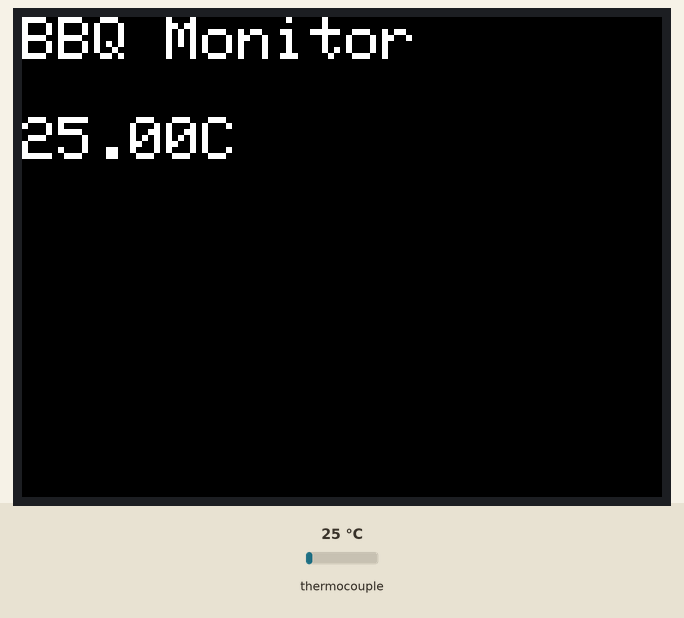
Simulated run of this program. Board: ESP32. Shown: 320×240 colour display. The test bench sets the inputs (shaded band); at power-on: thermocouple 25 °C. WiFi joins after 1.5 s; servers stay silent unless stated; no MQTT or app messages arrive unless stated; what the program prints to the serial monitor is not drawn.

Above: at 3.4 s.
3.5 s: thermocouple set to 6 °C
At 4.2 s:
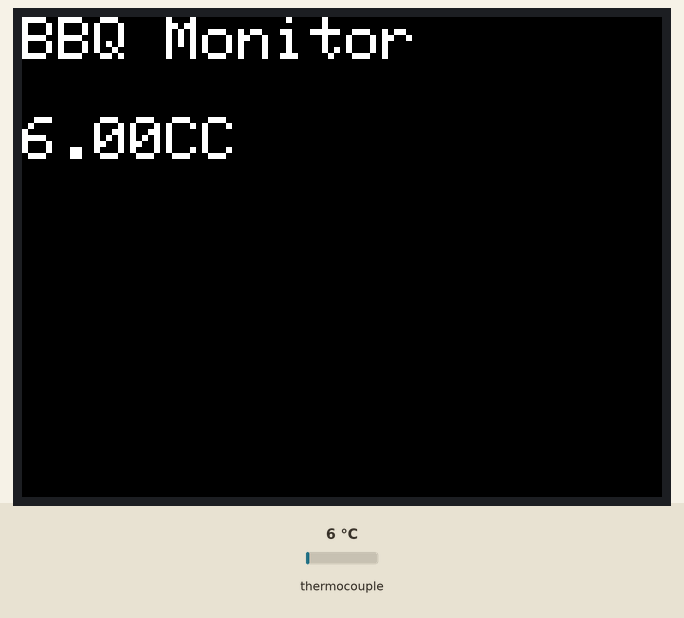
5.0 s: thermocouple set to 75 °C
At 5.7 s:
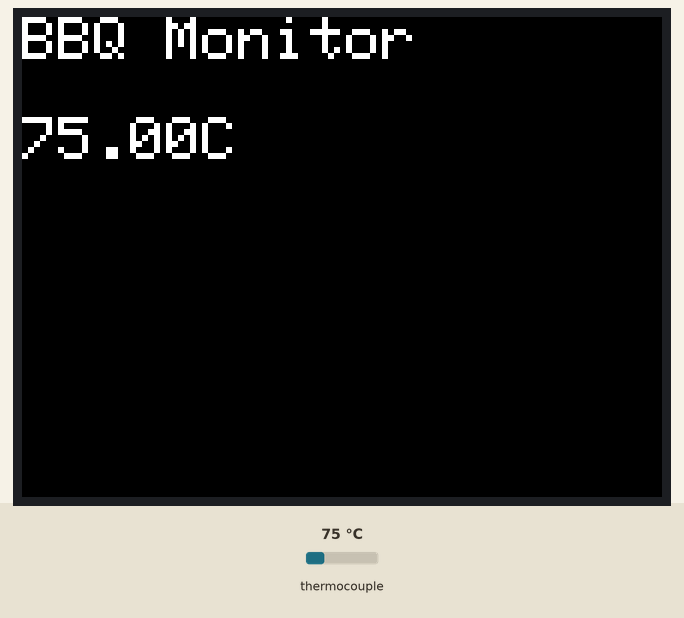
6.6 s: thermocouple set to 150 °C
At 7.2 s:
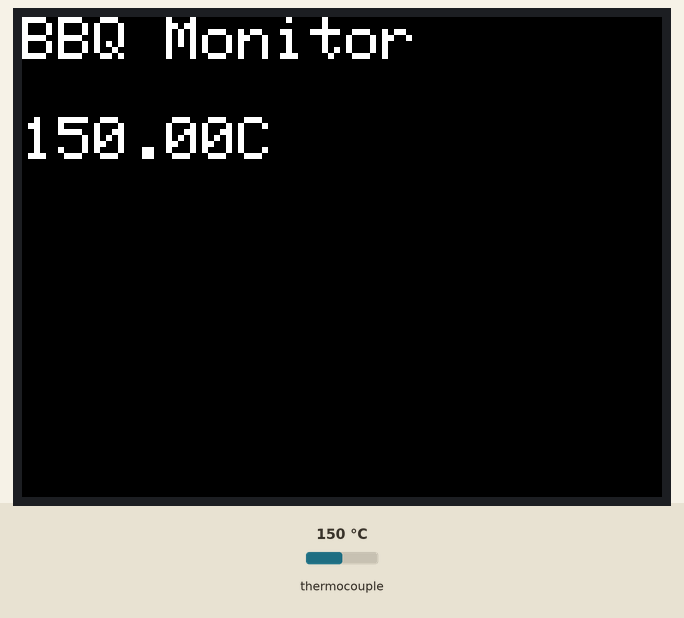
Timing chart, 0 to 9.6 s (numbered marks = the images above; inputs shaded):
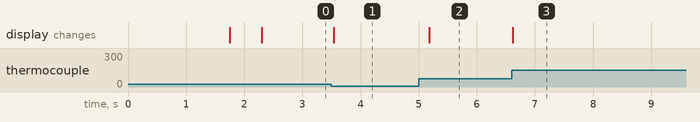

The program:

main.cpp
```cpp
#include <Arduino.h>
#include <M5Stack.h>
#include <max6675.h>
#include <Wire.h>
#include "WiFi.h"
#include <PubSubClient.h>


const char* ssid = "GP-ONEPLUS";
const char* password =  "bejczyLab";


// initializing MAX6675
const int thermoDO = 2;
const int thermoCS = 5;
const int thermoCLK = 17;

MAX6675 thermocouple(thermoCLK, thermoCS, thermoDO);

// Stores current temperature data
float temp = 0;


// MQTT stuff
const char* mqtt_server = "test.mosquitto.org";

WiFiClient espClient;
PubSubClient client(espClient);

// make a cute degree symbol
uint8_t degree[8]  = {140,146,146,140,128,128,128,128};


void setupWifi() {
  delay(10);
  // We start by connecting to a WiFi network
  Serial.println();
  Serial.print("Connecting to ");
  Serial.println(ssid);

  WiFi.begin(ssid, password);

  while (WiFi.status() != WL_CONNECTED) {
    delay(500);
    Serial.print(".");
  }

  Serial.println("");
  Serial.println("WiFi connected");
  Serial.print("IP address: ");
  Serial.println(WiFi.localIP());
}

void reconnect() {
  // Loop until we're reconnected
  while (!client.connected()) {
    Serial.print("Attempting MQTT connection...");
    // Attempt to connect
    if (client.connect("M5Stack-BBQMonitor")) {
      Serial.println("connected");
      // Subscribe
      // client.subscribe("esp32/output");
    } else {
      Serial.print("failed, rc=");
      Serial.print(client.state());
      Serial.println(" try again in 5 seconds");
      // Wait 5 seconds before retrying
      delay(5000);
    }
  }
}

void setup() {
  Serial.begin(115200);
  M5.begin();
  M5.Power.begin();

  setupWifi();
  client.setServer(mqtt_server, 1883);

  // Setting up display
  M5.Lcd.fillScreen(BLACK);
  M5.Lcd.setTextColor(TFT_WHITE, TFT_BLACK);
  M5.Lcd.setTextSize(3);
  M5.Lcd.setCursor(0, 0);
  M5.Lcd.print("BBQ Monitor");

  // wait for MAX chip to stabilize
  delay(500);
}

void loop() {
  if (!client.connected()) {
    reconnect();
  }
  client.loop();

  temp = thermocouple.readCelsius();
  Serial.println(temp);

  M5.Lcd.setCursor(0,50);
  M5.Lcd.print(thermocouple.readCelsius());
  M5.Lcd.println("C");

  // Publish the temerature value
  char msg[8];
  dtostrf(temp, 1, 2, msg);
  client.publish("BBQmonitor/gp/0", msg);

  delay(200);
}
```

Measured:
- after the input at 3.5 s, the display: changes at once (image 1)
- after the input at 5.0 s, the display: changes after 0.18 s (image 2)
- after the input at 6.6 s, the display: changes at once (image 3)
